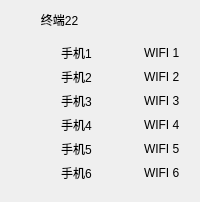
     <widget class="QWidget" name="widget_22" native="true">
      <layout class="QGridLayout" name="gridLayout_24">
       <item row="0" column="0">
        <layout class="QVBoxLayout" name="verticalLayout_23">
         <item>
          <widget class="QLabel" name="label_611">
           <property name="text">
            <string>         终端22</string>
           </property>
          </widget>
         </item>
         <item>
          <widget class="QWidget" name="widget_50" native="true">
           <layout class="QGridLayout" name="gridLayout_50">
            <item row="1" column="0">
             <widget class="LightButton" name="lightButton1_589" native="true"/>
            </item>
            <item row="2" column="0">
             <widget class="LightButton" name="lightButton1_590" native="true"/>
            </item>
            <item row="0" column="2">
             <widget class="LightButton" name="lightButton1_591" native="true"/>
            </item>
            <item row="4" column="2">
             <widget class="LightButton" name="lightButton1_592" native="true"/>
            </item>
            <item row="5" column="0">
             <widget class="LightButton" name="lightButton1_593" native="true"/>
            </item>
            <item row="0" column="0">
             <widget class="LightButton" name="lightButton1_594" native="true"/>
            </item>
            <item row="5" column="2">
             <widget class="LightButton" name="lightButton1_595" native="true"/>
            </item>
            <item row="1" column="2">
             <widget class="LightButton" name="lightButton1_596" native="true"/>
            </item>
            <item row="2" column="2">
             <widget class="LightButton" name="lightButton1_597" native="true"/>
            </item>
            <item row="3" column="2">
             <widget class="LightButton" name="lightButton1_598" native="true"/>
            </item>
            <item row="4" column="0">
             <widget class="LightButton" name="lightButton1_599" native="true"/>
            </item>
            <item row="3" column="0">
             <widget class="LightButton" name="lightButton1_600" native="true"/>
            </item>
            <item row="0" column="3">
             <widget class="QLabel" name="WifiLabel22_1">
              <property name="text">
               <string>WIFI 1</string>
              </property>
             </widget>
            </item>
            <item row="4" column="3">
             <widget class="QLabel" name="WifiLabel22_5">
              <property name="text">
               <string>WIFI 5</string>
              </property>
             </widget>
            </item>
            <item row="3" column="3">
             <widget class="QLabel" name="WifiLabel22_4">
              <property name="text">
               <string>WIFI 4</string>
              </property>
             </widget>
            </item>
            <item row="3" column="1">
             <widget class="QLabel" name="PhoneLabel22_4">
              <property name="text">
               <string>手机4</string>
              </property>
             </widget>
            </item>
            <item row="0" column="1">
             <widget class="QLabel" name="PhoneLabel22_1">
              <property name="text">
               <string>手机1</string>
              </property>
             </widget>
            </item>
            <item row="2" column="1">
             <widget class="QLabel" name="PhoneLabel22_3">
              <property name="text">
               <string>手机3</string>
              </property>
             </widget>
            </item>
            <item row="4" column="1">
             <widget class="QLabel" name="PhoneLabel22_5">
              <property name="text">
               <string>手机5</string>
              </property>
             </widget>
            </item>
            <item row="5" column="1">
             <widget class="QLabel" name="PhoneLabel22_6">
              <property name="text">
               <string>手机6</string>
              </property>
             </widget>
            </item>
            <item row="1" column="1">
             <widget class="QLabel" name="PhoneLabel22_2">
              <property name="text">
               <string>手机2</string>
              </property>
             </widget>
            </item>
            <item row="5" column="3">
             <widget class="QLabel" name="WifiLabel22_6">
              <property name="text">
               <string>WIFI 6</string>
              </property>
             </widget>
            </item>
            <item row="2" column="3">
             <widget class="QLabel" name="WifiLabel22_3">
              <property name="text">
               <string>WIFI 3</string>
              </property>
             </widget>
            </item>
            <item row="1" column="3">
             <widget class="QLabel" name="WifiLabel22_2">
              <property name="text">
               <string>WIFI 2</string>
              </property>
             </widget>
            </item>
           </layout>
          </widget>
         </item>
        </layout>
       </item>
      </layout>
     </widget>
